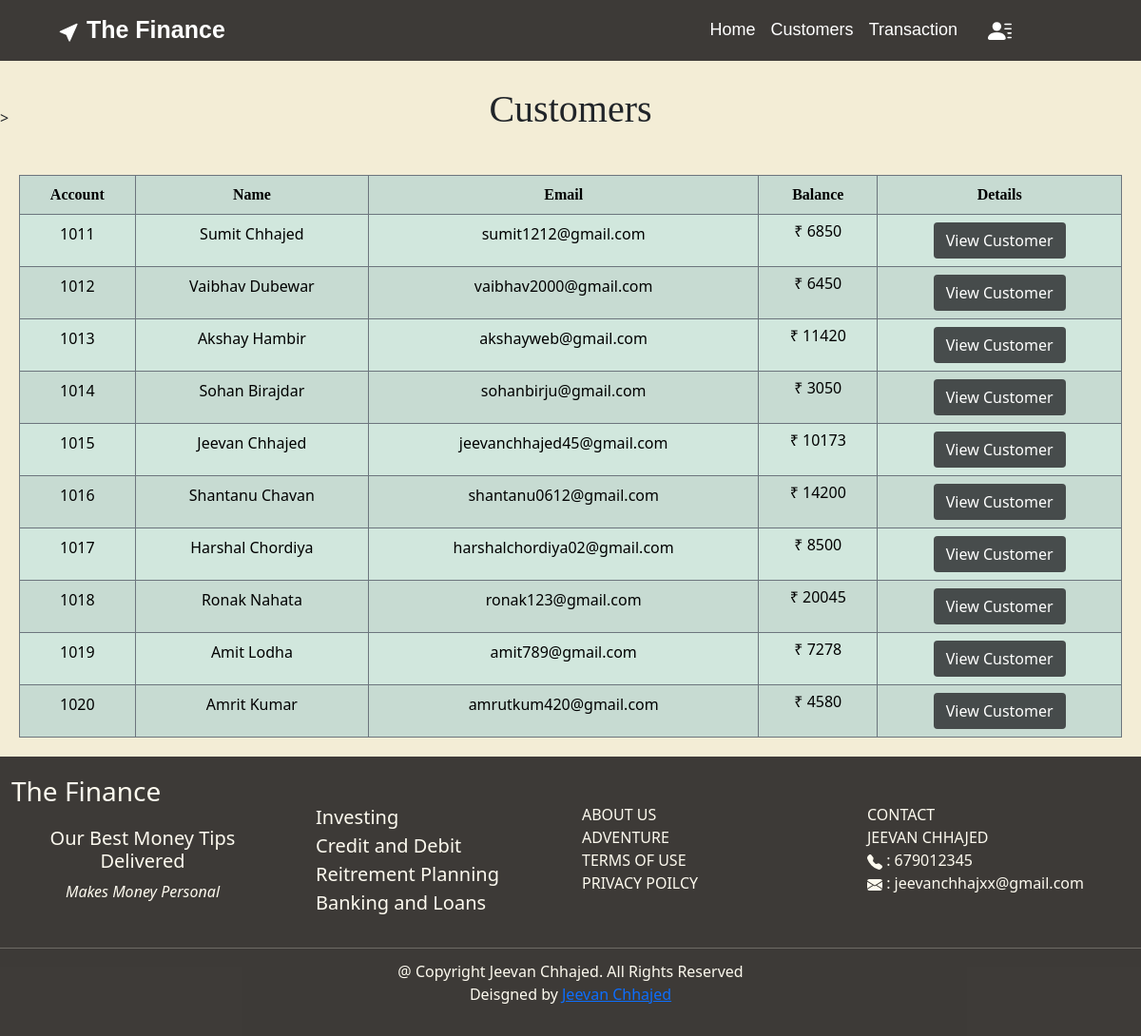
The page /customers on the database as committed earlier.
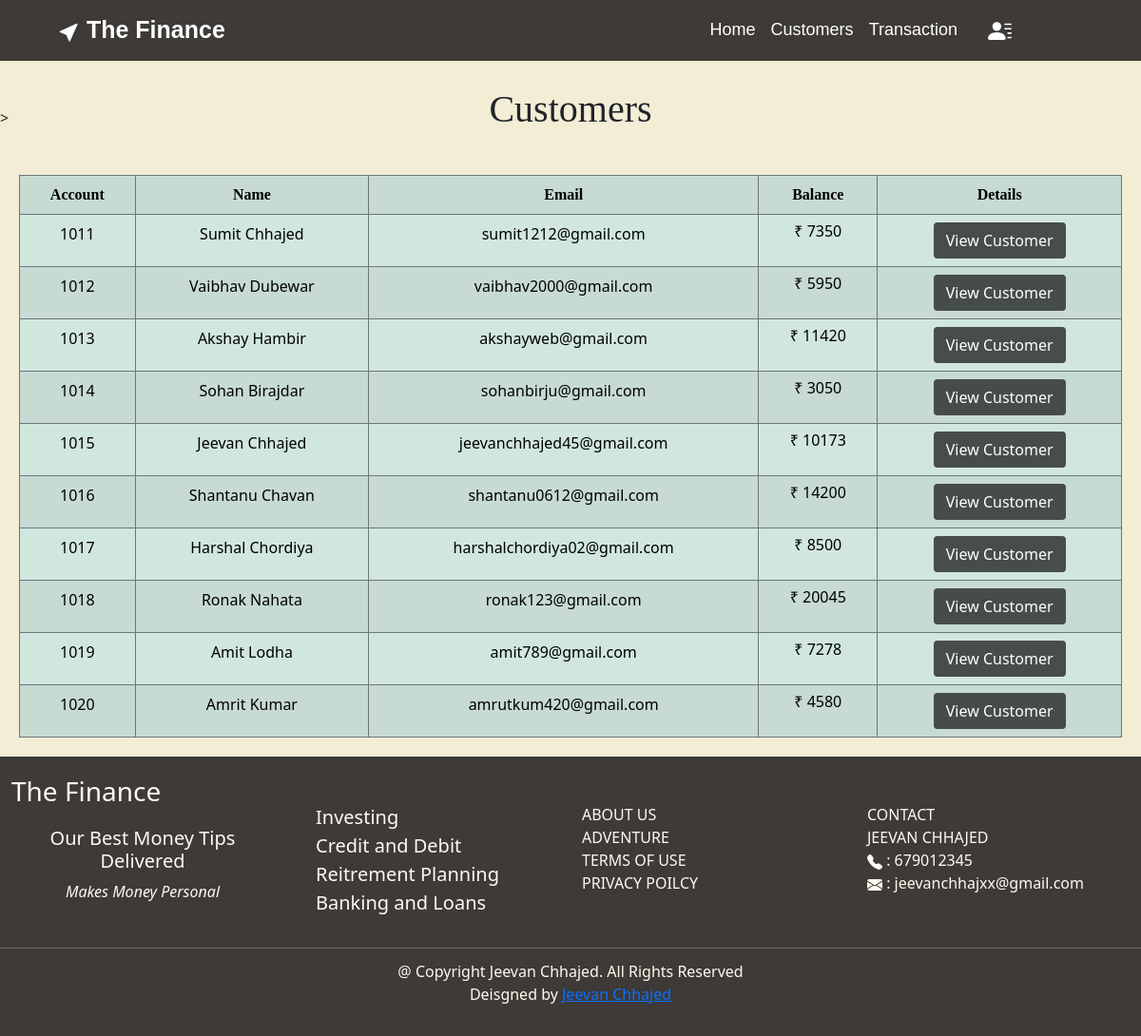
The same page on the database as committed later.
### bank_app/models.py (models this page shows)
class NewCustomer(models.Model):
    id=models.IntegerField(primary_key=True)
    name=models.CharField(max_length=100)
    email=models.EmailField(max_length=100)
    balance=models.IntegerField()
    branchname=models.CharField(max_length=100)
    ifsc=models.CharField(max_length=50)
    address=models.CharField(max_length=100)
    scheme=models.CharField(max_length=100)

### bank_app/views.py (the view)
# urls.py: path('customers',views.customers,name="customers"),
def customers(request):
    cust=NewCustomer.objects.all()
    return render(request,'customer.html',{'custs':cust})

### templates/customer.html (shortened to what this page needs)
{% extends 'base.html' %}
{% block body %}>
<div style="  background-size: cover;">
    <h1 style="margin-top: -70px;padding: 25px;
    text-align: center;font-family: 'Noto Sans JP'; text-decoration-style: solid;">Customers</h1>
    <div style="margin: 20px;">
        <table class="table table-success table-bordered table-striped border-secondary overflow-auto">
            <tr style="text-align: center; text-align: center;font-family: 'Noto Sans JP';font-weight:bold;">
                <th>Account</th>
                <th>Name</th>
                <th>Email</th>
                <th>Balance</th>
                <th>Details</th>
            </tr>
            {% for i in custs %}
            <tr style="text-align: center;" >
                <td >{{ i.id }}</td>
                <td>{{ i.name }}</td>
                <td >{{ i.email }}</td>
                <td >
                    <h6>&#8377 {{i.balance}}</h6>
                </td>
                <td><a href="custinfo/{{ i.id }}/"><button type="button" class="btn" style="background-color: rgba(56, 60, 61, 0.897);
                color: rgb(255, 255, 254);
                font-weight: 500;">View Customer</button></a></td>
            </tr>
            {% endfor %}
        </table>
    </div>
</div>
{% endblock body %}

Rows that differ between the two databases and show on the page:
changed NewCustomer "Sumit Chhajed": balance "6850" → "7350"
changed NewCustomer "Vaibhav Dubewar": balance "6450" → "5950"
